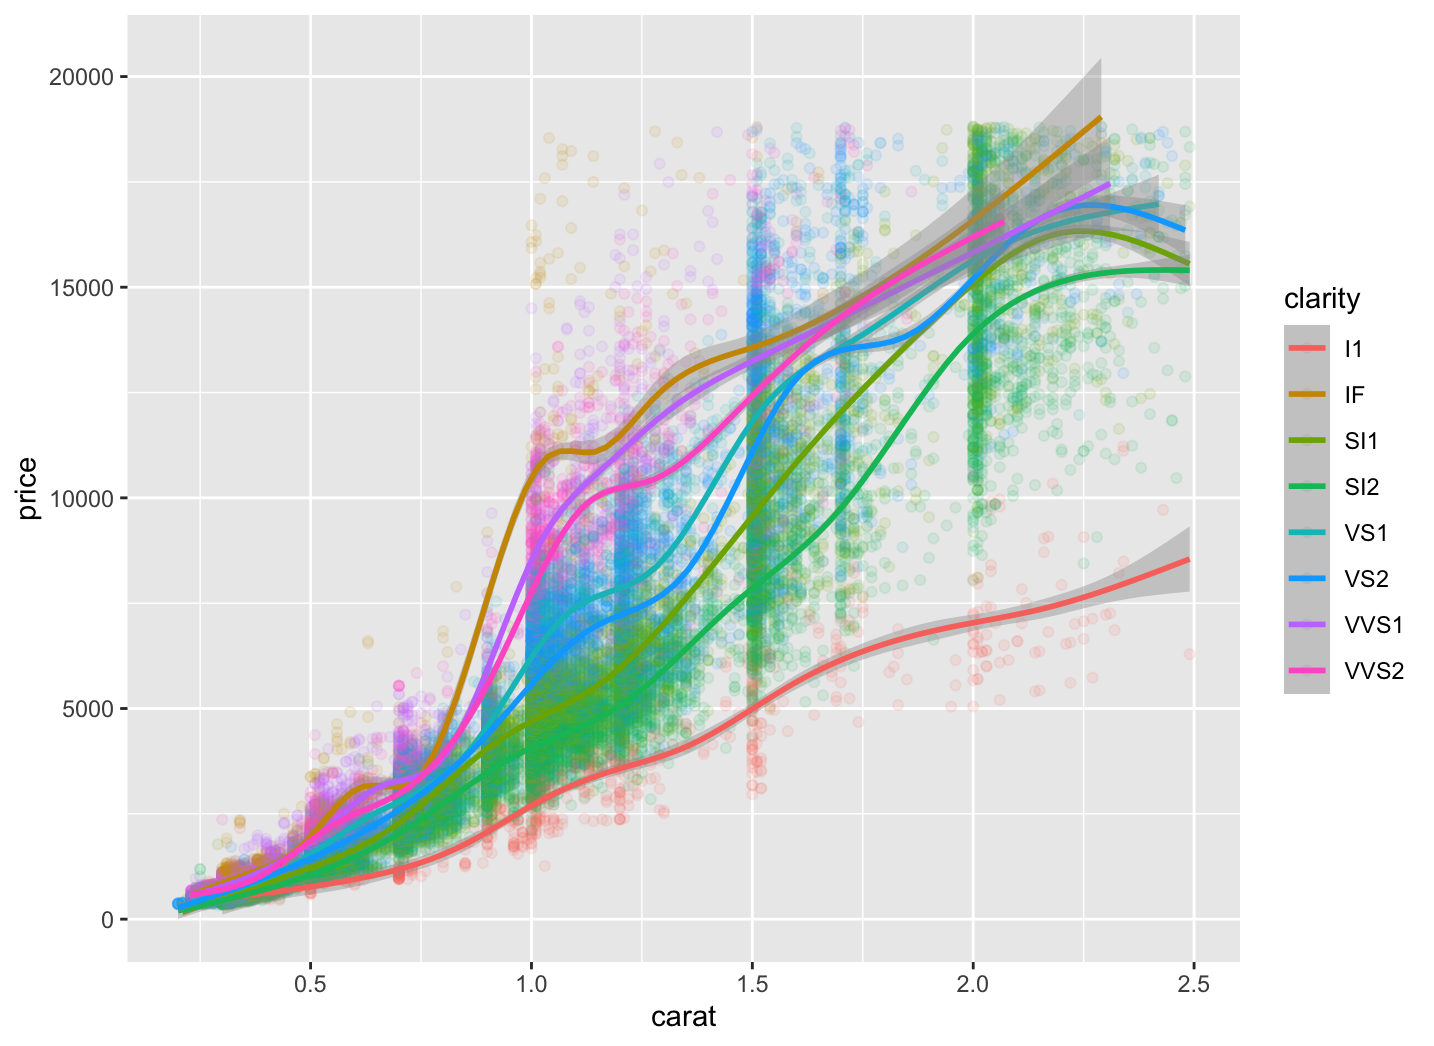

Here is the R script that generated this plot:
mydata <- read.csv("diamond.csv")
install.packages("ggplot2")
library(ggplot2)

ggplot(data = mydata[mydata$carat<2.5,], 
       aes(x=carat, y=price, colour=clarity)) + 
  geom_point(alpha=0.1) + geom_smooth()
